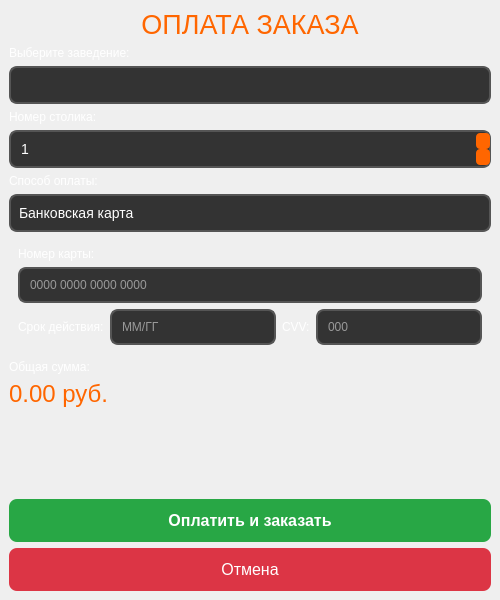
<?xml version="1.0" encoding="UTF-8"?>
<ui version="4.0">
 <class>PaymentWindow</class>
 <widget class="QMainWindow" name="PaymentWindow">
  <property name="geometry">
   <rect>
    <x>0</x>
    <y>0</y>
    <width>500</width>
    <height>600</height>
   </rect>
  </property>
  <property name="windowTitle">
   <string>Оплата заказа</string>
  </property>
  <property name="styleSheet">
   <string notr="true">QMainWindow {
    background: qlineargradient(x1:0, y1:0, x2:1, y2:1,
    stop:0 #1a1a1a, stop:1 #2d2d2d);
    color: white;
}</string>
  </property>
  <widget class="QWidget" name="centralwidget">
   <layout class="QVBoxLayout" name="verticalLayout">
    <item>
     <widget class="QLabel" name="title_label">
      <property name="text">
       <string>&lt;html&gt;&lt;head/&gt;&lt;body&gt;&lt;p align=&quot;center&quot;&gt;&lt;span style=&quot; font-size:20pt; color:#ff6600;&quot;&gt;ОПЛАТА ЗАКАЗА&lt;/span&gt;&lt;/p&gt;&lt;/body&gt;&lt;/html&gt;</string>
      </property>
     </widget>
    </item>
    <item>
     <widget class="QLabel" name="restaurant_label">
      <property name="text">
       <string>&lt;html&gt;&lt;head/&gt;&lt;body&gt;&lt;p&gt;&lt;span style=&quot; color:#ffffff;&quot;&gt;Выберите заведение:&lt;/span&gt;&lt;/p&gt;&lt;/body&gt;&lt;/html&gt;</string>
      </property>
     </widget>
    </item>
    <item>
     <widget class="QComboBox" name="restaurant_combo">
      <property name="styleSheet">
       <string notr="true">QComboBox {
    background: #333;
    border: 2px solid #555;
    border-radius: 8px;
    padding: 8px;
    color: white;
    font-size: 14px;
}
QComboBox::drop-down {
    border: none;
}
QComboBox QAbstractItemView {
    background: #333;
    border: 2px solid #555;
    color: white;
    selection-background-color: #ff6600;
}</string>
      </property>
     </widget>
    </item>
    <item>
     <widget class="QLabel" name="table_label">
      <property name="text">
       <string>&lt;html&gt;&lt;head/&gt;&lt;body&gt;&lt;p&gt;&lt;span style=&quot; color:#ffffff;&quot;&gt;Номер столика:&lt;/span&gt;&lt;/p&gt;&lt;/body&gt;&lt;/html&gt;</string>
      </property>
     </widget>
    </item>
    <item>
     <widget class="QSpinBox" name="table_spin">
      <property name="minimum">
       <number>1</number>
      </property>
      <property name="maximum">
       <number>10</number>
      </property>
      <property name="value">
       <number>1</number>
      </property>
      <property name="styleSheet">
       <string notr="true">QSpinBox {
    background: #333;
    border: 2px solid #555;
    border-radius: 8px;
    padding: 8px;
    color: white;
    font-size: 14px;
}
QSpinBox::up-button, QSpinBox::down-button {
    background: #ff6600;
    border: none;
    border-radius: 4px;
}</string>
      </property>
     </widget>
    </item>
    <item>
     <widget class="QLabel" name="payment_method_label">
      <property name="text">
       <string>&lt;html&gt;&lt;head/&gt;&lt;body&gt;&lt;p&gt;&lt;span style=&quot; color:#ffffff;&quot;&gt;Способ оплаты:&lt;/span&gt;&lt;/p&gt;&lt;/body&gt;&lt;/html&gt;</string>
      </property>
     </widget>
    </item>
    <item>
     <widget class="QComboBox" name="payment_method_combo">
      <item>
       <property name="text">
        <string>Банковская карта</string>
       </property>
      </item>
      <item>
       <property name="text">
        <string>Наличные</string>
       </property>
      </item>
      <item>
       <property name="text">
        <string>QR-код</string>
       </property>
      </item>
      <property name="styleSheet">
       <string notr="true">QComboBox {
    background: #333;
    border: 2px solid #555;
    border-radius: 8px;
    padding: 8px;
    color: white;
    font-size: 14px;
}
QComboBox::drop-down {
    border: none;
}
QComboBox QAbstractItemView {
    background: #333;
    border: 2px solid #555;
    color: white;
    selection-background-color: #ff6600;
}</string>
      </property>
     </widget>
    </item>
    <item>
     <widget class="QWidget" name="card_details_widget" native="true">
      <property name="visible">
       <bool>false</bool>
      </property>
      <layout class="QVBoxLayout" name="verticalLayout_2">
       <item>
        <widget class="QLabel" name="card_number_label">
         <property name="text">
          <string>&lt;html&gt;&lt;head/&gt;&lt;body&gt;&lt;p&gt;&lt;span style=&quot; color:#ffffff;&quot;&gt;Номер карты:&lt;/span&gt;&lt;/p&gt;&lt;/body&gt;&lt;/html&gt;</string>
         </property>
        </widget>
       </item>
       <item>
        <widget class="QLineEdit" name="card_number_input">
         <property name="placeholderText">
          <string>0000 0000 0000 0000</string>
         </property>
         <property name="styleSheet">
          <string notr="true">QLineEdit {
    background: #333;
    border: 2px solid #555;
    border-radius: 8px;
    padding: 8px;
    color: white;
}
QLineEdit:focus {
    border-color: #ff6600;
}</string>
         </property>
        </widget>
       </item>
       <item>
        <layout class="QHBoxLayout" name="horizontalLayout">
         <item>
          <widget class="QLabel" name="expiry_label">
           <property name="text">
            <string>&lt;html&gt;&lt;head/&gt;&lt;body&gt;&lt;p&gt;&lt;span style=&quot; color:#ffffff;&quot;&gt;Срок действия:&lt;/span&gt;&lt;/p&gt;&lt;/body&gt;&lt;/html&gt;</string>
           </property>
          </widget>
         </item>
         <item>
          <widget class="QLineEdit" name="expiry_input">
           <property name="placeholderText">
            <string>ММ/ГГ</string>
           </property>
           <property name="styleSheet">
            <string notr="true">QLineEdit {
    background: #333;
    border: 2px solid #555;
    border-radius: 8px;
    padding: 8px;
    color: white;
}
QLineEdit:focus {
    border-color: #ff6600;
}</string>
           </property>
          </widget>
         </item>
         <item>
          <widget class="QLabel" name="cvv_label">
           <property name="text">
            <string>&lt;html&gt;&lt;head/&gt;&lt;body&gt;&lt;p&gt;&lt;span style=&quot; color:#ffffff;&quot;&gt;CVV:&lt;/span&gt;&lt;/p&gt;&lt;/body&gt;&lt;/html&gt;</string>
           </property>
          </widget>
         </item>
         <item>
          <widget class="QLineEdit" name="cvv_input">
           <property name="placeholderText">
            <string>000</string>
           </property>
           <property name="styleSheet">
            <string notr="true">QLineEdit {
    background: #333;
    border: 2px solid #555;
    border-radius: 8px;
    padding: 8px;
    color: white;
}
QLineEdit:focus {
    border-color: #ff6600;
}</string>
           </property>
          </widget>
         </item>
        </layout>
       </item>
      </layout>
     </widget>
    </item>
    <item>
     <widget class="QLabel" name="total_label">
      <property name="text">
       <string>&lt;html&gt;&lt;head/&gt;&lt;body&gt;&lt;p&gt;&lt;span style=&quot; color:#ffffff;&quot;&gt;Общая сумма:&lt;/span&gt;&lt;/p&gt;&lt;/body&gt;&lt;/html&gt;</string>
      </property>
     </widget>
    </item>
    <item>
     <widget class="QLabel" name="total_amount_label">
      <property name="text">
       <string>&lt;html&gt;&lt;head/&gt;&lt;body&gt;&lt;p&gt;&lt;span style=&quot; font-size:18pt; color:#ff6600;&quot;&gt;0.00 руб.&lt;/span&gt;&lt;/p&gt;&lt;/body&gt;&lt;/html&gt;</string>
      </property>
     </widget>
    </item>
    <item>
     <spacer name="verticalSpacer">
      <property name="orientation">
       <enum>Qt::Vertical</enum>
      </property>
      <property name="sizeHint" stdset="0">
       <size>
        <width>20</width>
        <height>40</height>
       </size>
      </property>
     </spacer>
    </item>
    <item>
     <widget class="QPushButton" name="pay_btn">
      <property name="text">
       <string>Оплатить и заказать</string>
      </property>
      <property name="styleSheet">
       <string notr="true">QPushButton {
    background: #28a745;
    color: white;
    border: none;
    border-radius: 8px;
    padding: 12px;
    font-size: 16px;
    font-weight: bold;
}
QPushButton:hover {
    background: #218838;
}</string>
      </property>
     </widget>
    </item>
    <item>
     <widget class="QPushButton" name="cancel_btn">
      <property name="text">
       <string>Отмена</string>
      </property>
      <property name="styleSheet">
       <string notr="true">QPushButton {
    background: #dc3545;
    color: white;
    border: none;
    border-radius: 8px;
    padding: 12px;
    font-size: 16px;
}
QPushButton:hover {
    background: #c82333;
}</string>
      </property>
     </widget>
    </item>
   </layout>
  </widget>
 </widget>
 <resources/>
 <connections/>
</ui>
